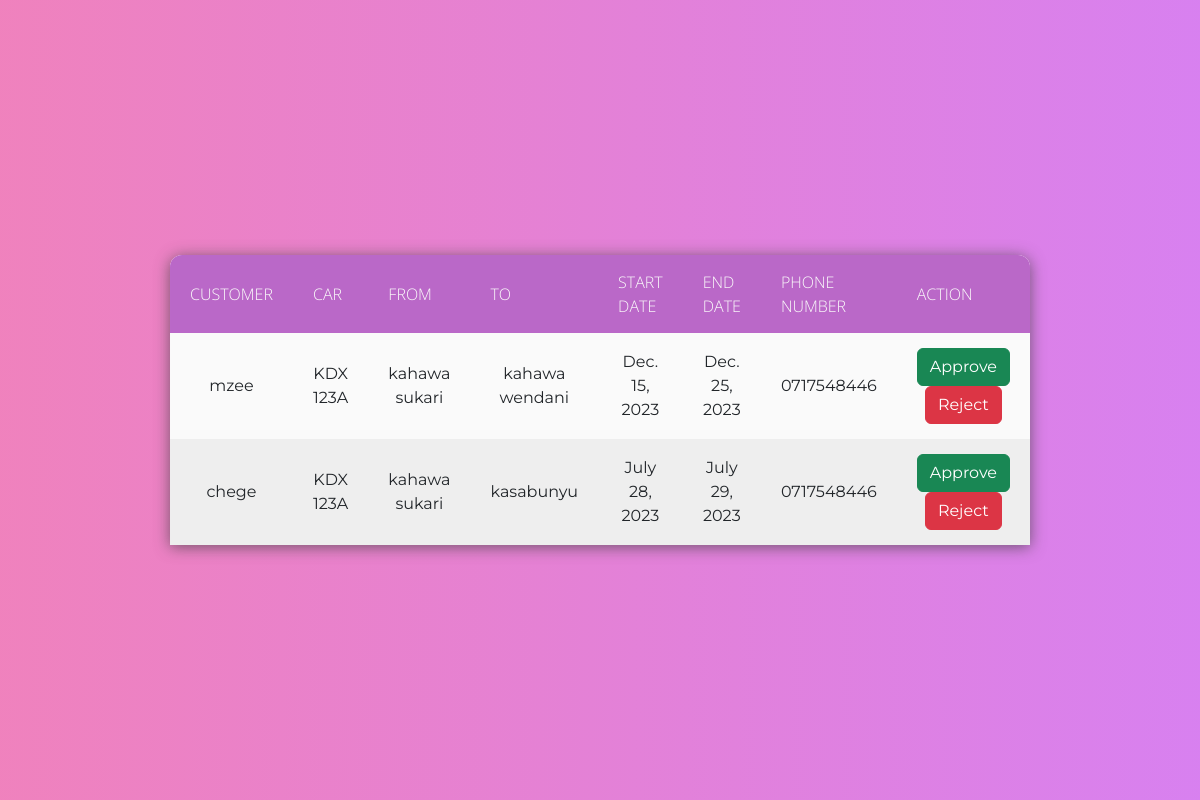
The page /Owner/owner_rental_requests/ (signed in) on the database as committed earlier.
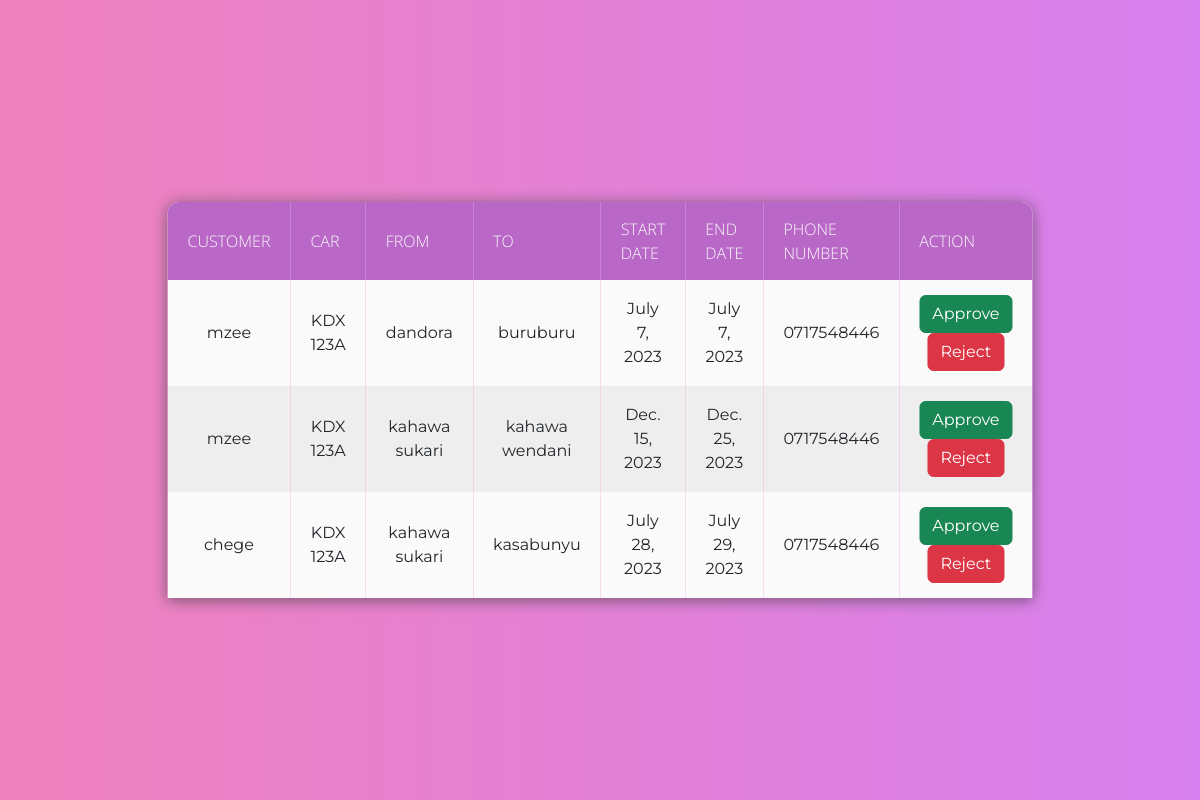
The same page on the database as committed later.
### Hire/models.py (models this page shows)
class Hire(models.Model):
    customer = models.ForeignKey(User, on_delete=models.CASCADE)
    car = models.ForeignKey(Car, on_delete=models.CASCADE, null=True)
    from_destination = models.CharField(max_length=20, null="True", validators=[
        RegexValidator("^([a-zA-Z])[a-zA-Z'\d ]+$", message='Must be a valid name of a place')])
    to_destination = models.CharField(max_length=20, null=True, validators=[
        RegexValidator("^([a-zA-Z])[a-zA-Z'\d ]+$", message='Must be a valid name of a place')])
    start_date = models.DateField(
        validators=[MinValueValidator(datetime.date.today(), "Start date can not be less than today")])
    end_date = models.DateField(
        validators=[MinValueValidator(datetime.date.today(), "Start date can not be less than today")])
    phone_no = models.CharField(max_length=20, null="True",
                                validators=[RegexValidator('^(0)([127])(\d){8}$', message='Invalid phone numbers')])
    is_approved = models.BooleanField(default=False)
    is_rejected = models.BooleanField(default=False)

### accounts/models.py (models this page shows)
class User(AbstractUser):
    name = models.CharField(max_length=200, null=True) #attribute name defined
    email = models.EmailField(unique=True,null=True)

### Owner/models.py (models this page shows, shortened)
class Car(models.Model):
    owner = models.ForeignKey(User, null=True, on_delete=models.CASCADE)
    reg_no = models.CharField(max_length=20, unique=True, validators=[
        RegexValidator('^(K)([ABCDEFGHJKLMNPQRSTUVWXYZ]){2}( ){1}(\d){3}([ABCDEFGHJKLMNPQRSTUVWXYZ])$',
                       message="Invalid Number Plate")])
    image = models.ImageField(upload_to='car_images/')
    description = models.TextField(null=True, blank=True)
    phone_no = models.CharField(max_length=20, unique=True,
                                validators=[RegexValidator('^(0)([127])(\d){8}$', message='Invalid phone numbers')])
    updated = models.DateTimeField(auto_now = True , null=True)
    created = models.DateTimeField(auto_now_add=True, null= True)
    class Meta:
       ordering = ['-updated', '-created']  # Order by updated field in descending order and then by created field in descending order

### Owner/views.py (the view)
# urls.py: path('owner_rental_requests/', views.owner_notification, name='owner_notification'),
def owner_notification(request):
    user = request.user
    owned_cars = Car.objects.filter(owner=user)
    pending_hires = Hire.objects.filter(car__in=owned_cars, is_approved=False, is_rejected=False).order_by('-id')
    current_date = date.today()  # Get the current date
    for hire in pending_hires:
        hire.is_start_date_valid = hire.start_date >= current_date
    notification_count = pending_hires.count()
    return render(request, 'Owner/owner_notification.html', {
        'pending_hires': pending_hires,
        'notification_count': notification_count,
        'current_date': current_date,
    })

### Owner/templates/Owner/owner_notification.html (shortened to what this page needs)
{% load static %}
{% load static %}
<!DOCTYPE html>
{% load static %}
<html lang="en">
<head>
    <link rel="stylesheet" href="{% static 'styles/tables.css'%}">
    <link href="https://cdn.jsdelivr.net/npm/bootstrap@5.3.0-alpha3/dist/css/bootstrap.min.css" rel="stylesheet">
</head>
<body>
    <div class="filter"></div>
    <table>
        <thead>
            <tr>
                <th>Customer</th>
                <th>Car</th>
                <th>From</th>
                <th>To</th>
                <th>Start Date</th>
                <th>End Date</th>
                <th>Phone Number</th>
                <th>Action</th>
            </tr>
        </thead>
        <tbody>
            {% for hire in pending_hires %}
            <tr>
                <td>{{ hire.customer.username }}</td>
                <td>{{ hire.car.reg_no }}</td>
                <td>{{ hire.from_destination }}</td>
                <td>{{ hire.to_destination }}</td>
                <td>{{ hire.start_date }}</td>
                <td>{{ hire.end_date }}</td>
                <td>{{ hire.phone_no }}</td>
               <td>
                 {% if hire.is_start_date_valid %}
                <a href="{% url 'approve_hire' hire_id=hire.id %}" class="btn btn-success">Approve</a>
                <a href="{% url 'reject_hire' hire_id=hire.id %}" class="btn btn-danger">Reject</a>
               {% endif %}
              </td>
            </tr>
            {% endfor %}
        </tbody>
    </table>
</body>
</html>

Rows that differ between the two databases and show on the page:
added Hire: customer.username "mzee", car.reg_no "KDX 123A", from_destination "dandora", to_destination "buruburu", start_date "July 7, 2023", end_date "July 7, 2023", phone_no "0717548446", shows "Approve"
